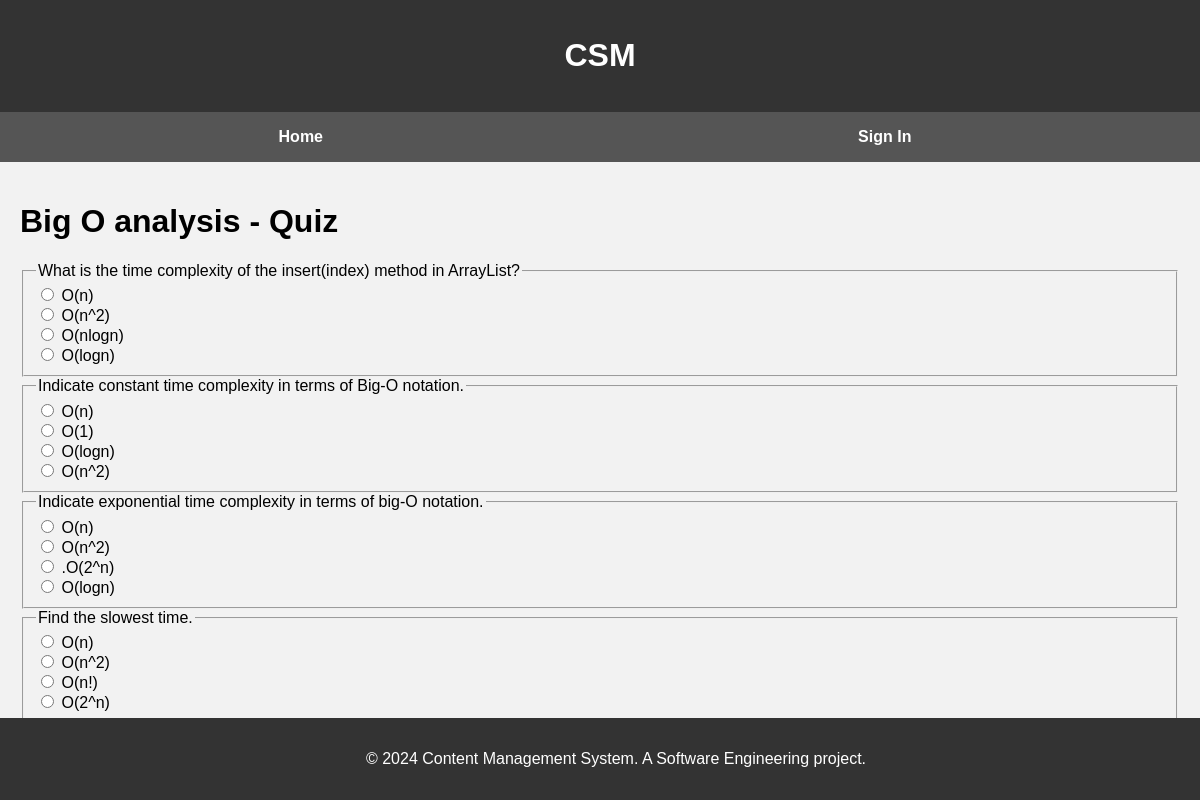
The app's page /course_app/quiz/2/ with its own data.
### course_app/models.py (models this page shows, shortened)
class Quiz(models.Model):
    topic = models.ForeignKey(Topic, on_delete=models.CASCADE)
    title = models.CharField(max_length=100)

class Question(models.Model):
    quiz = models.ForeignKey(Quiz, on_delete=models.CASCADE)
    text = models.CharField(max_length=255)

class Answer(models.Model):
    question = models.ForeignKey(Question, on_delete=models.CASCADE)
    text = models.CharField(max_length=255)
    is_correct = models.BooleanField(default=False)

### course_app/views.py (the view)
# urls.py: path('quiz/<int:quiz_id>/', quiz_display, name='quiz_display'),
def quiz_display(request, quiz_id):
    quiz = Quiz.objects.get(pk=quiz_id)
    return render(request, 'course_app/quiz_display.html', {'quiz': quiz})

### course_app/templates/course_app/quiz_display.html (shortened to what this page needs)
{% extends 'base_generic.html' %}
{% block content %}
  <h1>{{ quiz.title }}</h1>
  <form method="post" action="{% url 'quiz_submit' quiz.id %}">
    {% for question in quiz.question_set.all %}
      <fieldset>
        <legend>{{ question.text }}</legend>
        {% for answer in question.answer_set.all %}
          <label>
            <input type="radio" name="question_{{ question.id }}" value="{{ answer.id }}">
            {{ answer.text }}
          </label><br>
        {% endfor %}
      </fieldset>
    {% endfor %}
    <button type="submit">Submit Quiz</button>
  </form>
{% endblock %}

### course_app/templates/base_generic.html (style rules this page uses)
body { margin: 0; font-family: Arial, sans-serif; background-color: #f2f2f2; }

### records on screen
Quiz: title "Big O analysis - Quiz"
Question: text "What is the time complexity of the insert(index) method in ArrayList?"
Answer: text "O(n)"
Answer: text "O(n^2)"
Answer: text "O(nlogn)"
Answer: text "O(logn)"
Question: text "Indicate constant time complexity in terms of Big-O notation."
Answer: text "O(n)"
Answer: text "O(1)"
Answer: text "O(logn)"
Answer: text "O(n^2)"
Question: text "Indicate exponential time complexity in terms of big-O notation."
Answer: text "O(n)"
Answer: text "O(n^2)"
Answer: text ".O(2^n)"
Answer: text "O(logn)"
Question: text "Find the slowest time."
Answer: text "O(n)"
Answer: text "O(n^2)"
Answer: text "O(n!)"
Answer: text "O(2^n)"
